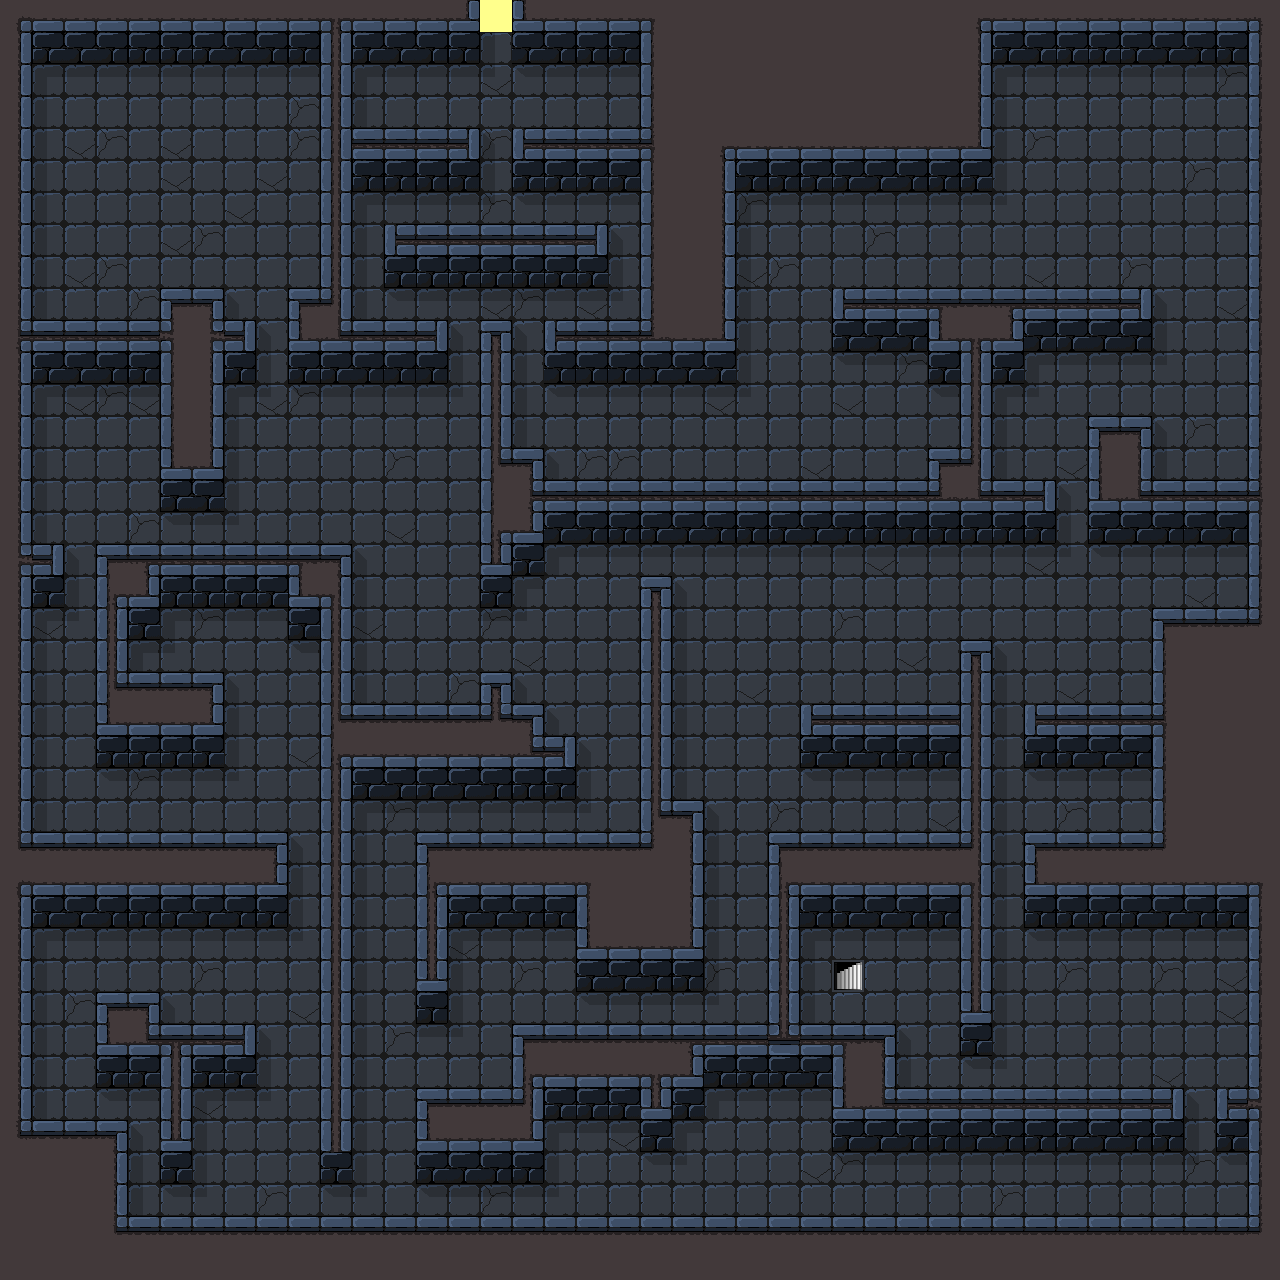

This is a level from a 2D game, rendered from its Tiled map with the project's own tilesets. A one-line summary and the map file follow, with tile-layer data summarised:
An orthogonal 40x40 tile map with 32x32 px tiles, 3 tile layers (floor, shadows, solid) and 111 objects (50x Diamond, 25x Trap, 11x Enemy, 10x Door, 9x Fire, ...).

<map version="1.4" tiledversion="1.4.2" orientation="orthogonal" renderorder="right-down" width="40" height="40" tilewidth="32" tileheight="32" infinite="0" nextlayerid="5" nextobjectid="131">
 <tileset firstgid="1" name="dungeon" tilewidth="32" tileheight="32" tilecount="72" columns="8">
  <image source="../images/dungeon.png" width="256" height="288" />
 </tileset>
 <layer id="2" name="floor" width="40" height="40">
  <data>[1600 cells, 1600 non-empty, 5 distinct tile ids]</data>
 </layer>
 <layer id="3" name="shadows" width="40" height="40">
  <data>[1600 cells, 361 non-empty, 6 distinct tile ids]</data>
 </layer>
 <layer id="1" name="solid" width="40" height="40">
  <data>[1600 cells, 785 non-empty, 42 distinct tile ids]</data>
 </layer>
 <objectgroup id="4" name="objects">
  <object id="1" type="Enemy" gid="57" x="224" y="224" width="32" height="32" />
  <object id="2" type="Enemy" gid="57" x="96" y="192" width="32" height="32" />
  <object id="3" type="Enemy" gid="57" x="288" y="480" width="32" height="32" />
  <object id="8" type="Enemy" gid="57" x="192" y="992" width="32" height="32" />
  <object id="9" type="Enemy" gid="57" x="1056" y="1056" width="32" height="32" />
  <object id="10" type="Enemy" gid="57" x="736" y="800" width="32" height="32" />
  <object id="11" type="Enemy" gid="57" x="864" y="640" width="32" height="32" />
  <object id="12" type="Enemy" gid="57" x="736" y="448" width="32" height="32" />
  <object id="14" type="Enemy" gid="57" x="1120" y="256" width="32" height="32" />
  <object id="16" type="Enemy" gid="57" x="480" y="1024" width="32" height="32" />
  <object id="17" type="Enemy" gid="57" x="748" y="1160" width="32" height="32" />
  <object id="18" type="Flask" gid="59" x="128" y="672" width="32" height="32" />
  <object id="20" type="Flask" gid="59" x="160" y="224" width="32" height="32" />
  <object id="21" type="Diamond" gid="61" x="256" y="128" width="32" height="32" />
  <object id="22" type="Diamond" gid="61" x="1216" y="960" width="32" height="32" />
  <object id="23" type="Diamond" gid="61" x="1184" y="960" width="32" height="32" />
  <object id="24" type="Diamond" gid="61" x="911" y="816" width="32" height="32" />
  <object id="25" type="Diamond" gid="61" x="848" y="816" width="32" height="32" />
  <object id="26" type="Diamond" gid="61" x="608" y="1152" width="32" height="32" />
  <object id="27" type="Diamond" gid="61" x="704" y="1120" width="32" height="32" />
  <object id="29" type="Diamond" gid="61" x="127" y="1120" width="32" height="32" />
  <object id="30" type="Diamond" gid="61" x="192" y="1120" width="32" height="32" />
  <object id="31" type="Diamond" gid="61" x="370" y="688" width="32" height="32" />
  <object id="32" type="Diamond" gid="61" x="434" y="688" width="32" height="32" />
  <object id="33" type="Diamond" gid="61" x="370" y="624" width="32" height="32" />
  <object id="34" type="Diamond" gid="61" x="430" y="622" width="32" height="32" />
  <object id="35" type="Diamond" gid="61" x="1200" y="592" width="32" height="32" />
  <object id="36" type="Diamond" gid="61" x="1102" y="687" width="32" height="32" />
  <object id="37" type="Diamond" gid="61" x="529" y="690" width="32" height="32" />
  <object id="38" type="Diamond" gid="61" x="528" y="625" width="32" height="32" />
  <object id="39" type="Diamond" gid="61" x="594" y="624" width="32" height="32" />
  <object id="40" type="Diamond" gid="61" x="592" y="691" width="32" height="32" />
  <object id="41" type="Diamond" gid="61" x="64" y="448" width="32" height="32" />
  <object id="42" type="Diamond" gid="61" x="96" y="448" width="32" height="32" />
  <object id="43" type="Diamond" gid="61" x="96" y="480" width="32" height="32" />
  <object id="44" type="Diamond" gid="61" x="480" y="992" width="32" height="32" />
  <object id="45" type="Diamond" gid="61" x="512" y="992" width="32" height="32" />
  <object id="46" type="Diamond" gid="61" x="1152" y="480" width="32" height="32" />
  <object id="47" type="Diamond" gid="61" x="1216" y="480" width="32" height="32" />
  <object id="48" type="Diamond" gid="61" x="928" y="448" width="32" height="32" />
  <object id="49" type="Diamond" gid="61" x="576" y="416" width="32" height="32" />
  <object id="50" type="Diamond" gid="61" x="1013" y="111" width="32" height="32" />
  <object id="51" type="Diamond" gid="61" x="1197" y="112" width="32" height="32" />
  <object id="52" type="Diamond" gid="61" x="384" y="128" width="32" height="32" />
  <object id="53" type="Diamond" gid="61" x="576" y="128" width="32" height="32" />
  <object id="56" type="Key" gid="62" x="1120" y="160" width="32" height="32">
   <properties>
    <property name="numColor" type="int" value="0" />
   </properties>
  </object>
  <object id="59" type="Key" gid="62" x="224" y="672" width="32" height="32">
   <properties>
    <property name="numColor" type="int" value="2" />
   </properties>
  </object>
  <object id="60" type="Player" gid="65" x="896" y="992" width="32" height="32" />
  <object id="61" type="Door" gid="60" x="992" y="928" width="32" height="32">
   <properties>
    <property name="numColor" value="2" />
   </properties>
  </object>
  <object id="62" type="Door" gid="60" x="256" y="384" width="32" height="32">
   <properties>
    <property name="numColor" value="1" />
   </properties>
  </object>
  <object id="63" type="Door" gid="60" x="288" y="928" width="32" height="32">
   <properties>
    <property name="numColor" value="0" />
   </properties>
  </object>
  <object id="64" type="Diamond" gid="61" x="608" y="1152" width="32" height="32" />
  <object id="65" type="Diamond" gid="61" x="544" y="1152" width="32" height="32" />
  <object id="66" type="Diamond" gid="61" x="704" y="1120" width="32" height="32" />
  <object id="67" type="Diamond" gid="61" x="800" y="1120" width="32" height="32" />
  <object id="68" type="Diamond" gid="61" x="64" y="288" width="32" height="32" />
  <object id="69" type="Diamond" gid="61" x="64" y="128" width="32" height="32" />
  <object id="70" type="Door" gid="60" x="64" y="608" width="32" height="32">
   <properties>
    <property name="numColor" value="0" />
   </properties>
  </object>
  <object id="72" type="Door" gid="60" x="992" y="768" width="32" height="32">
   <properties>
    <property name="numColor" value="2" />
   </properties>
  </object>
  <object id="73" type="Key" gid="62" x="1088" y="800" width="32" height="32">
   <properties>
    <property name="numColor" type="int" value="1" />
   </properties>
  </object>
  <object id="76" type="Door" gid="60" x="448" y="384" width="32" height="32">
   <properties>
    <property name="numColor" value="0" />
   </properties>
  </object>
  <object id="77" type="Door" gid="60" x="512" y="384" width="32" height="32">
   <properties>
    <property name="numColor" value="0" />
   </properties>
  </object>
  <object id="78" type="Door" gid="60" x="352" y="288" width="32" height="32">
   <properties>
    <property name="numColor" value="2" />
   </properties>
  </object>
  <object id="79" type="Door" gid="60" x="608" y="288" width="32" height="32">
   <properties>
    <property name="numColor" value="2" />
   </properties>
  </object>
  <object id="80" type="Door" gid="60" x="480" y="192" width="32" height="32">
   <properties>
    <property name="numColor" value="1" />
   </properties>
  </object>
  <object id="81" type="Trap" gid="58" x="1152" y="992" width="32" height="32" />
  <object id="83" type="Trap" gid="58" x="1152" y="1024" width="32" height="32" />
  <object id="84" type="Trap" gid="58" x="1152" y="960" width="32" height="32" />
  <object id="85" type="Trap" gid="58" x="1184" y="1024" width="32" height="32" />
  <object id="86" type="Diamond" gid="61" x="1216" y="992" width="32" height="32" />
  </objectgroup>
</map>
<!-- 41 of 111 objects omitted -->
